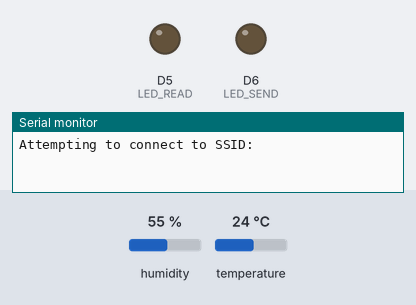
This sketch was run on a simulated Arduino MKR. Shown: output pins drawn as LEDs (lit = HIGH), the last lines printed to the serial monitor. Inputs (shaded band) come from the test bench; at power-on: humidity 55 %, temperature 24 °C. WiFi joins after 1.5 s; servers stay silent unless stated; not simulated (calls return 0 or success): secrets.h.

Above: at 0.1 s.
At 3.1 s:
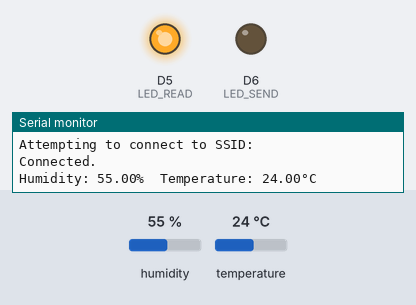
At 100.3 s:
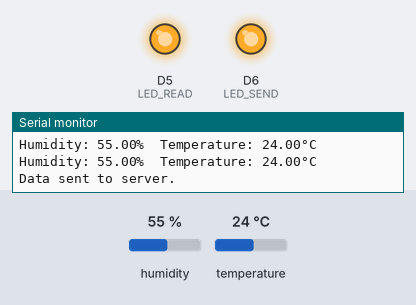
Timing chart, 0 to 102.7 s (numbered marks = the images above):
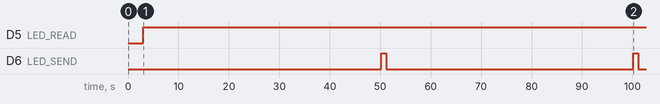

Measured:
- by itself, D5 (LED_READ): LOW → HIGH at 3.0 s
- by itself, D6 (LED_SEND): alternates HIGH for 1.0 s and LOW for 49.0 s

The sketch:

TemSensor.ino
```cpp
#include "DHT.h"
#include <WiFiNINA.h>
#include "secrets.h"

#define DHTPIN 2
#define DHTTYPE DHT22

#define LED_READ 5    // LED pin for successful sensor read
#define LED_SEND 6    // LED pin for successful data send

DHT dht(DHTPIN, DHTTYPE);

WiFiClient client;

const char* server = "192.168.0.124"; // IP address of the Raspberry Pi
const int port = 5000; // Port number for the server

unsigned long lastReadTime = 0;
unsigned long lastSendTime = 0;
const unsigned long readInterval = 3000;  // Interval for reading sensor data (3 seconds)
const unsigned long sendInterval = 50000; // Interval for sending data (50 seconds)

float temperature;
float humidity;

void setup() {
  Serial.begin(115200);
  while (!Serial); // wait for serial port to connect
  dht.begin();

  pinMode(LED_READ, OUTPUT);
  pinMode(LED_SEND, OUTPUT);

  // Connect to Wi-Fi
  while (WiFi.status() != WL_CONNECTED) {
    Serial.print("Attempting to connect to SSID: ");
    Serial.println(SECRET_SSID);
    WiFi.begin(SECRET_SSID, SECRET_PASS);
    while (WiFi.status() != WL_CONNECTED) {
      Serial.print(".");
      delay(5000);
    }
  }
  Serial.println("\nConnected.");
}

void loop() {
  unsigned long currentTime = millis();

  // Read sensor data every 3 seconds
  if (currentTime - lastReadTime >= readInterval) {
    lastReadTime = currentTime;

    humidity = dht.readHumidity();
    temperature = dht.readTemperature(); // Temperature in Celsius

    if (isnan(humidity) || isnan(temperature)) {
      Serial.println("Failed to read from DHT sensor!");
      digitalWrite(LED_READ, LOW);
    } else {
      Serial.print("Humidity: ");
      Serial.print(humidity);
      Serial.print("%  Temperature: ");
      Serial.print(temperature);
      Serial.println("°C");
      digitalWrite(LED_READ, HIGH); // Turn on LED for successful read
    }
  }

  // Send data every 50 seconds
  if (currentTime - lastSendTime >= sendInterval) {
    lastSendTime = currentTime;

    if (WiFi.status() != WL_CONNECTED) {
      // Attempt to reconnect to Wi-Fi
      Serial.print("Reconnecting to Wi-Fi...");
      WiFi.begin(SECRET_SSID, SECRET_PASS);
      while (WiFi.status() != WL_CONNECTED) {
        Serial.print(".");
        delay(5000);
      }
      Serial.println("\nReconnected.");
    }

    if (client.connect(server, port)) {
      // Construct HTTP request
      String postData = "temperature=" + String(temperature) + "&humidity=" + String(humidity);
      client.println("POST /data HTTP/1.1");
      client.println("Host: " + String(server));
      client.println("Content-Type: application/x-www-form-urlencoded");
      client.println("Content-Length: " + String(postData.length()));
      client.println();
      client.println(postData);
      client.stop();
      Serial.println("Data sent to server.");
      digitalWrite(LED_SEND, HIGH); // Turn on LED for successful send
      delay(1000); // Keep the send LED on for 1 second for visual confirmation
      digitalWrite(LED_SEND, LOW);
    } else {
      Serial.println("Connection to server failed.");
      digitalWrite(LED_SEND, LOW);
    }
  }
}
```
